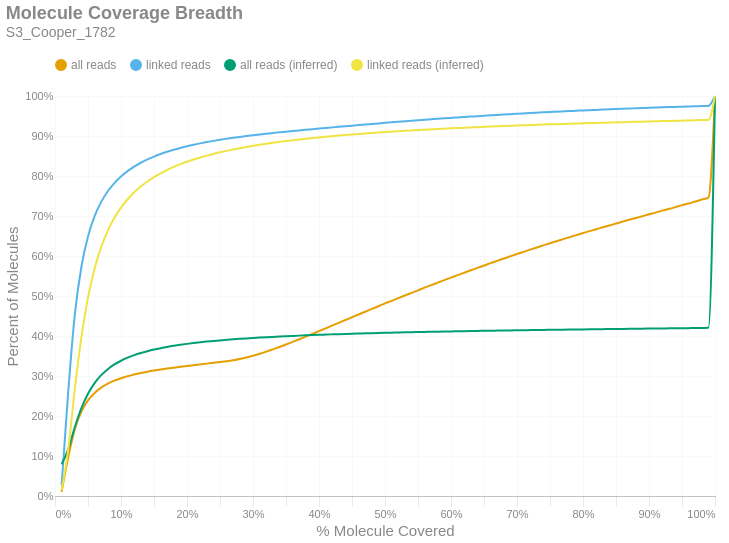

This figure's notebook cell:
### Markdown cell above
### Molecule Read Coverage
This chart shows molecule coverage breadth as computed by the number of bases aligned to that molecule. In other words, "*how much of each unique long molecule is actually sequenced/aligned?*" Keep in mind there is a distinction between sequences and alignments, since some sequences belonging to a particular molecule may not align well and wouldn't appear in the alignment data. This chart also shows molecule coverage breadth as computed by the *inferred fragment* from which the aligned sequences originate. Unlike read coverage, this calculation takes into account the total insert size, including unsequenced gaps between the forward and reverse reads. Like the previous figures, these are cumulative percents.

### Code cell
if SKIPLR:
    print_html(f"Skipped")
else:
    binned_df = consolidated_hist(valids['coverage_bp'], mask, 0.01, True)
    binned_df_inf = consolidated_hist(valids['coverage_inserts'], mask, 0.01, True)
    binned_df = binned_df.with_columns(pl.lit(binned_df_inf['all reads (cumsum)']).alias('all reads (inferred)'))
    binned_df = binned_df.with_columns(pl.lit(binned_df_inf['linked reads (cumsum)']).alias('linked reads (inferred)'))
    binned_df = binned_df.with_columns(
        (pl.col('bin').cast(pl.Float64) + 0.01).alias('right_edge')
    )

    with SafeRender(binned_df):
        (
            density_plot(binned_df, 'Molecule Coverage Breadth', samplename, 'molcov', ['all reads (inferred)','linked reads (inferred)'])
            .encode(
                #x=alt.X('bin:Q', title="% Molecule Covered").axis(format = '%').scale(padding=0),
                x=alt.X('right_edge:Q', title="% Molecule Covered").axis(format='%').scale(padding=0),
                y=alt.Y('value:Q', title='Percent of Molecules')
                    .axis(format='%')
                    .stack(False)
                    .scale(domainMin=0, padding=0),
                color=alt.Color("key:N").scale(domain = ["all reads", "linked reads", "all reads (inferred)", "linked reads (inferred)"]),
                tooltip = [
                    alt.Tooltip("key:N", title = "Data Type"),
                    alt.Tooltip("range_label:N", title="% Molecule Covered"),
                    alt.Tooltip("value:Q", format = ".2%", title="% Molecules")
                ]
            )
        ).display()

### Figure 1 — Vega-Lite specification as saved in the notebook (floating-point values rounded to 4 significant figures)
{"width": "container", "height": 400, "config": {"title": {"anchor": "start", "dy": -15, "fontSize": 18, "color": "#888888", "subtitleColor": "#888888", "subtitleFontSize": 14}, "arc": {"fill": "#0072B2"}, "axis": {"domainColor": "#888888", "domainWidth": 0.5, "gridWidth": 0.2, "grid": false, "titleFontWeight": 400, "titleFontSize": 15, "labelFontSize": 11, "labelColor": "#888888", "tickColor": "#888888", "tickWidth": 0.2, "titleColor": "#888888"}, "axisBand": {"grid": false}, "axisX": {"grid": true, "tickSize": 10, "domainCap": "round"}, "axisY": {"domain": false, "grid": true, "tickSize": 0, "domainCap": "round"}, "background": "transparent", "header": {"labelFontSize": 15, "labelColor": "#888888", "titleFontSize": 15, "titleFontWeight": 600, "titleColor": "#888888"}, "legend": {"labelFont": "sans-serif", "labelFontSize": 12, "labelColor": "#888888", "symbolSize": 100, "symbolType": "circle", "titleFontSize": 12, "titlePadding": 10, "titleColor": "#888888", "title": null, "orient": "top"}, "range": {"category": ["#E69F00", "#56B4E9", "#009E73", "#F0E442", "#0072B2", "#D55E00", "#CC79A7", "#000000"], "diverging": ["#cfe8f3", "#a2d4ec", "#73bfe2", "#46abdb", "#1696d2", "#12719e"]}, "area": {"fill": "#0072B2", "fillOpacity": 0.7, "line": true, "strokeOpacity": 0.7}, "line": {"color": "#0072B2", "stroke": "#0072B2", "strokeWidth": 2}, "trail": {"color": "#0072B2", "stroke": "#0072B2", "strokeWidth": 0, "size": 1}, "point": {"filled": true, "fillOpacity": 1.0, "size": 95}, "text": {"color": "#888888", "fontSize": 11, "align": "right", "fontWeight": 400, "size": 11}, "bar": {"fill": "#0072B2", "stroke": null}, "view": {"stroke": null, "continuousWidth": 660, "continuousHeight": 400}}, "data": {"name": "data-2d74115622be972499eb2e800062edb1"}, "mark": {"type": "line", "interpolate": "monotone", "point": {"opacity": 0, "size": 275}}, "encoding": {"color": {"field": "key", "scale": {"domain": ["all reads", "linked reads", "all reads (inferred)", "linked reads (inferred)"]}, "type": "nominal"}, "tooltip": [{"field": "key", "title": "Data Type", "type": "nominal"}, {"field": "range_label", "title": "% Molecule Covered", "type": "nominal"}, {"field": "value", "format": ".2%", "title": "% Molecules", "type": "quantitative"}], "x": {"axis": {"format": "%"}, "field": "right_edge", "scale": {"padding": 0}, "title": "% Molecule Covered", "type": "quantitative"}, "y": {"axis": {"format": "%"}, "field": "value", "scale": {"domainMin": 0, "padding": 0}, "stack": false, "title": "Percent of Molecules", "type": "quantitative"}}, "params": [{"name": "param_c36ac31b6afebe62", "select": {"type": "point", "fields": ["key"]}, "bind": "legend"}], "title": {"text": "Molecule Coverage Breadth", "subtitle": "S3_Cooper_1782"}, "transform": [{"fold": ["all reads (cumsum)", "linked reads (cumsum)", "all reads (inferred)", "linked reads (inferred)"]}, {"calculate": "replace(datum.key, ' (cumsum)', '')", "as": "key"}, {"filter": {"param": "param_c36ac31b6afebe62"}}], "usermeta": {"embedOptions": {"downloadFileName": "S3_Cooper_1782.molcov"}}, "$schema": "https://vega.github.io/schema/vega-lite/v6.1.0.json", "datasets": {"data-2d74115622be972499eb2e800062edb1": [{"bin": "0.0", "interval": "0.0-0.01", "all reads": 0.01034, "linked reads": 0.02655, "all reads (cumsum)": 0.01034, "linked reads (cumsum)": 0.02655, "range_label": "0.0-0.01", "all reads (inferred)": 0.07901, "linked reads (inferred)": 0.01463, "right_edge": 0.01}, {"bin": "0.01", "interval": "0.01-0.02", "all reads": 0.08609, "linked reads": 0.2338, "all reads (cumsum)": 0.09643, "linked reads (cumsum)": 0.2603, "range_label": "0.01-0.02", "all reads (inferred)": 0.1166, "linked reads (inferred)": 0.1153, "right_edge": 0.02}, {"bin": "0.02", "interval": "0.02-0.03", "all reads": 0.0706, "linked reads": 0.1927, "all reads (cumsum)": 0.167, "linked reads (cumsum)": 0.4531, "range_label": "0.02-0.03", "all reads (inferred)": 0.1719, "linked reads (inferred)": 0.2664, "right_edge": 0.03}, {"bin": "0.03", "interval": "0.03-0.04", "all reads": 0.04403, "linked reads": 0.12, "all reads (cumsum)": 0.2111, "linked reads (cumsum)": 0.573, "range_label": "0.03-0.04", "all reads (inferred)": 0.2196, "linked reads (inferred)": 0.397, "right_edge": 0.04}, {"bin": "0.04", "interval": "0.04-0.05", "all reads": 0.02791, "linked reads": 0.0759, "all reads (cumsum)": 0.239, "linked reads (cumsum)": 0.6489, "range_label": "0.04-0.05", "all reads (inferred)": 0.2557, "linked reads (inferred)": 0.4958, "right_edge": 0.05}, {"bin": "0.05", "interval": "0.05-0.06", "all reads": 0.01868, "linked reads": 0.05059, "all reads (cumsum)": 0.2576, "linked reads (cumsum)": 0.6995, "range_label": "0.05-0.06", "all reads (inferred)": 0.2824, "linked reads (inferred)": 0.5687, "right_edge": 0.06}, {"bin": "0.06", "interval": "0.06-0.07", "all reads": 0.01323, "linked reads": 0.03576, "all reads (cumsum)": 0.2709, "linked reads (cumsum)": 0.7353, "range_label": "0.06-0.07", "all reads (inferred)": 0.3021, "linked reads (inferred)": 0.6226, "right_edge": 0.07}, {"bin": "0.07", "interval": "0.07-0.08", "all reads": 0.00983, "linked reads": 0.02651, "all reads (cumsum)": 0.2807, "linked reads (cumsum)": 0.7618, "range_label": "0.07-0.08", "all reads (inferred)": 0.3171, "linked reads (inferred)": 0.6636, "right_edge": 0.08}, {"bin": "0.08", "interval": "0.08-0.09", "all reads": 0.007641, "linked reads": 0.02049, "all reads (cumsum)": 0.2883, "linked reads (cumsum)": 0.7823, "range_label": "0.08-0.09", "all reads (inferred)": 0.3289, "linked reads (inferred)": 0.6957, "right_edge": 0.09}, {"bin": "0.09", "interval": "0.09-0.1", "all reads": 0.00615, "linked reads": 0.01638, "all reads (cumsum)": 0.2945, "linked reads (cumsum)": 0.7987, "range_label": "0.09-0.1", "all reads (inferred)": 0.3382, "linked reads (inferred)": 0.7211, "right_edge": 0.1}, {"bin": "0.1", "interval": "0.1-0.11", "all reads": 0.005085, "linked reads": 0.0135, "all reads (cumsum)": 0.2996, "linked reads (cumsum)": 0.8122, "range_label": "0.1-0.11", "all reads (inferred)": 0.3458, "linked reads (inferred)": 0.7419, "right_edge": 0.11}, {"bin": "0.11", "interval": "0.11-0.12", "all reads": 0.004298, "linked reads": 0.01132, "all reads (cumsum)": 0.3039, "linked reads (cumsum)": 0.8235, "range_label": "0.11-0.12", "all reads (inferred)": 0.3521, "linked reads (inferred)": 0.7592, "right_edge": 0.12}, {"bin": "0.12", "interval": "0.12-0.13", "all reads": 0.003669, "linked reads": 0.009629, "all reads (cumsum)": 0.3076, "linked reads (cumsum)": 0.8331, "range_label": "0.12-0.13", "all reads (inferred)": 0.3575, "linked reads (inferred)": 0.7737, "right_edge": 0.13}, {"bin": "0.13", "interval": "0.13-0.14", "all reads": 0.003188, "linked reads": 0.008262, "all reads (cumsum)": 0.3107, "linked reads (cumsum)": 0.8414, "range_label": "0.13-0.14", "all reads (inferred)": 0.3621, "linked reads (inferred)": 0.7862, "right_edge": 0.14}, {"bin": "0.14", "interval": "0.14-0.15", "all reads": 0.002799, "linked reads": 0.007153, "all reads (cumsum)": 0.3135, "linked reads (cumsum)": 0.8485, "range_label": "0.14-0.15", "all reads (inferred)": 0.3661, "linked reads (inferred)": 0.7972, "right_edge": 0.15}, {"bin": "0.15", "interval": "0.15-0.16", "all reads": 0.002551, "linked reads": 0.006313, "all reads (cumsum)": 0.3161, "linked reads (cumsum)": 0.8549, "range_label": "0.15-0.16", "all reads (inferred)": 0.3696, "linked reads (inferred)": 0.8067, "right_edge": 0.16}, {"bin": "0.16", "interval": "0.16-0.17", "all reads": 0.002408, "linked reads": 0.005701, "all reads (cumsum)": 0.3185, "linked reads (cumsum)": 0.8606, "range_label": "0.16-0.17", "all reads (inferred)": 0.3728, "linked reads (inferred)": 0.8152, "right_edge": 0.17}, {"bin": "0.17", "interval": "0.17-0.18", "all reads": 0.002269, "linked reads": 0.005093, "all reads (cumsum)": 0.3208, "linked reads (cumsum)": 0.8657, "range_label": "0.17-0.18", "all reads (inferred)": 0.3755, "linked reads (inferred)": 0.8227, "right_edge": 0.18}, {"bin": "0.18", "interval": "0.18-0.19", "all reads": 0.002159, "linked reads": 0.004546, "all reads (cumsum)": 0.3229, "linked reads (cumsum)": 0.8702, "range_label": "0.18-0.19", "all reads (inferred)": 0.3781, "linked reads (inferred)": 0.8295, "right_edge": 0.19}, {"bin": "0.19", "interval": "0.19-0.2", "all reads": 0.002085, "linked reads": 0.004178, "all reads (cumsum)": 0.325, "linked reads (cumsum)": 0.8744, "range_label": "0.19-0.2", "all reads (inferred)": 0.3803, "linked reads (inferred)": 0.8356, "right_edge": 0.2}, {"bin": "0.2", "interval": "0.2-0.21", "all reads": 0.002021, "linked reads": 0.00378, "all reads (cumsum)": 0.327, "linked reads (cumsum)": 0.8782, "range_label": "0.2-0.21", "all reads (inferred)": 0.3824, "linked reads (inferred)": 0.8412, "right_edge": 0.21}, {"bin": "0.21", "interval": "0.21-0.22", "all reads": 0.001965, "linked reads": 0.003423, "all reads (cumsum)": 0.329, "linked reads (cumsum)": 0.8816, "range_label": "0.21-0.22", "all reads (inferred)": 0.3842, "linked reads (inferred)": 0.8463, "right_edge": 0.22}, {"bin": "0.22", "interval": "0.22-0.23", "all reads": 0.001953, "linked reads": 0.003176, "all reads (cumsum)": 0.3309, "linked reads (cumsum)": 0.8848, "range_label": "0.22-0.23", "all reads (inferred)": 0.386, "linked reads (inferred)": 0.851, "right_edge": 0.23}, {"bin": "0.23", "interval": "0.23-0.24", "all reads": 0.002008, "linked reads": 0.00302, "all reads (cumsum)": 0.333, "linked reads (cumsum)": 0.8878, "range_label": "0.23-0.24", "all reads (inferred)": 0.3876, "linked reads (inferred)": 0.8552, "right_edge": 0.24}, {"bin": "0.24", "interval": "0.24-0.25", "all reads": 0.002039, "linked reads": 0.002809, "all reads (cumsum)": 0.335, "linked reads (cumsum)": 0.8906, "range_label": "0.24-0.25", "all reads (inferred)": 0.389, "linked reads (inferred)": 0.8592, "right_edge": 0.25}, {"bin": "0.25", "interval": "0.25-0.26", "all reads": 0.002078, "linked reads": 0.002528, "all reads (cumsum)": 0.3371, "linked reads (cumsum)": 0.8931, "range_label": "0.25-0.26", "all reads (inferred)": 0.3904, "linked reads (inferred)": 0.8628, "right_edge": 0.26}, {"bin": "0.26", "interval": "0.26-0.27", "all reads": 0.002455, "linked reads": 0.002417, "all reads (cumsum)": 0.3395, "linked reads (cumsum)": 0.8955, "range_label": "0.26-0.27", "all reads (inferred)": 0.3916, "linked reads (inferred)": 0.8663, "right_edge": 0.27}, {"bin": "0.27", "interval": "0.27-0.28", "all reads": 0.003039, "linked reads": 0.002252, "all reads (cumsum)": 0.3426, "linked reads (cumsum)": 0.8978, "range_label": "0.27-0.28", "all reads (inferred)": 0.3928, "linked reads (inferred)": 0.8695, "right_edge": 0.28}, {"bin": "0.28", "interval": "0.28-0.29", "all reads": 0.003662, "linked reads": 0.002123, "all reads (cumsum)": 0.3462, "linked reads (cumsum)": 0.8999, "range_label": "0.28-0.29", "all reads (inferred)": 0.394, "linked reads (inferred)": 0.8725, "right_edge": 0.29}, {"bin": "0.29", "interval": "0.29-0.3", "all reads": 0.004375, "linked reads": 0.002029, "all reads (cumsum)": 0.3506, "linked reads (cumsum)": 0.9019, "range_label": "0.29-0.3", "all reads (inferred)": 0.395, "linked reads (inferred)": 0.8753, "right_edge": 0.3}, {"bin": "0.3", "interval": "0.3-0.31", "all reads": 0.00484, "linked reads": 0.001941, "all reads (cumsum)": 0.3554, "linked reads (cumsum)": 0.9039, "range_label": "0.3-0.31", "all reads (inferred)": 0.396, "linked reads (inferred)": 0.878, "right_edge": 0.31}, {"bin": "0.31", "interval": "0.31-0.32", "all reads": 0.005374, "linked reads": 0.001855, "all reads (cumsum)": 0.3608, "linked reads (cumsum)": 0.9057, "range_label": "0.31-0.32", "all reads (inferred)": 0.3969, "linked reads (inferred)": 0.8805, "right_edge": 0.32}, {"bin": "0.32", "interval": "0.32-0.33", "all reads": 0.005798, "linked reads": 0.001739, "all reads (cumsum)": 0.3666, "linked reads (cumsum)": 0.9075, "range_label": "0.32-0.33", "all reads (inferred)": 0.3978, "linked reads (inferred)": 0.8829, "right_edge": 0.33}, {"bin": "0.33", "interval": "0.33-0.34", "all reads": 0.005982, "linked reads": 0.001716, "all reads (cumsum)": 0.3726, "linked reads (cumsum)": 0.9092, "range_label": "0.33-0.34", "all reads (inferred)": 0.3986, "linked reads (inferred)": 0.8851, "right_edge": 0.34}, {"bin": "0.34", "interval": "0.34-0.35", "all reads": 0.006192, "linked reads": 0.001634, "all reads (cumsum)": 0.3788, "linked reads (cumsum)": 0.9108, "range_label": "0.34-0.35", "all reads (inferred)": 0.3994, "linked reads (inferred)": 0.8873, "right_edge": 0.35}, {"bin": "0.35", "interval": "0.35-0.36", "all reads": 0.006451, "linked reads": 0.00164, "all reads (cumsum)": 0.3852, "linked reads (cumsum)": 0.9125, "range_label": "0.35-0.36", "all reads (inferred)": 0.4002, "linked reads (inferred)": 0.8893, "right_edge": 0.36}, {"bin": "0.36", "interval": "0.36-0.37", "all reads": 0.006567, "linked reads": 0.001585, "all reads (cumsum)": 0.3918, "linked reads (cumsum)": 0.914, "range_label": "0.36-0.37", "all reads (inferred)": 0.4009, "linked reads (inferred)": 0.8913, "right_edge": 0.37}, {"bin": "0.37", "interval": "0.37-0.38", "all reads": 0.006708, "linked reads": 0.001509, "all reads (cumsum)": 0.3985, "linked reads (cumsum)": 0.9156, "range_label": "0.37-0.38", "all reads (inferred)": 0.4016, "linked reads (inferred)": 0.8931, "right_edge": 0.38}, {"bin": "0.38", "interval": "0.38-0.39", "all reads": 0.006827, "linked reads": 0.001563, "all reads (cumsum)": 0.4053, "linked reads (cumsum)": 0.9171, "range_label": "0.38-0.39", "all reads (inferred)": 0.4023, "linked reads (inferred)": 0.8949, "right_edge": 0.39}, {"bin": "0.39", "interval": "0.39-0.4", "all reads": 0.006928, "linked reads": 0.00152, "all reads (cumsum)": 0.4123, "linked reads (cumsum)": 0.9186, "range_label": "0.39-0.4", "all reads (inferred)": 0.4029, "linked reads (inferred)": 0.8965, "right_edge": 0.4}, {"bin": "0.4", "interval": "0.4-0.41", "all reads": 0.006813, "linked reads": 0.00145, "all reads (cumsum)": 0.4191, "linked reads (cumsum)": 0.9201, "range_label": "0.4-0.41", "all reads (inferred)": 0.4035, "linked reads (inferred)": 0.8981, "right_edge": 0.41}, {"bin": "0.41", "interval": "0.41-0.42", "all reads": 0.00695, "linked reads": 0.001479, "all reads (cumsum)": 0.426, "linked reads (cumsum)": 0.9216, "range_label": "0.41-0.42", "all reads (inferred)": 0.4041, "linked reads (inferred)": 0.8996, "right_edge": 0.42}, {"bin": "0.42", "interval": "0.42-0.43", "all reads": 0.006968, "linked reads": 0.001432, "all reads (cumsum)": 0.433, "linked reads (cumsum)": 0.923, "range_label": "0.42-0.43", "all reads (inferred)": 0.4046, "linked reads (inferred)": 0.9011, "right_edge": 0.43}, {"bin": "0.43", "interval": "0.43-0.44", "all reads": 0.006906, "linked reads": 0.001407, "all reads (cumsum)": 0.4399, "linked reads (cumsum)": 0.9244, "range_label": "0.43-0.44", "all reads (inferred)": 0.4051, "linked reads (inferred)": 0.9025, "right_edge": 0.44}, {"bin": "0.44", "interval": "0.44-0.45", "all reads": 0.006978, "linked reads": 0.001444, "all reads (cumsum)": 0.4469, "linked reads (cumsum)": 0.9258, "range_label": "0.44-0.45", "all reads (inferred)": 0.4056, "linked reads (inferred)": 0.9038, "right_edge": 0.45}, {"bin": "0.45", "interval": "0.45-0.46", "all reads": 0.006967, "linked reads": 0.001425, "all reads (cumsum)": 0.4539, "linked reads (cumsum)": 0.9273, "range_label": "0.45-0.46", "all reads (inferred)": 0.4061, "linked reads (inferred)": 0.9051, "right_edge": 0.46}, {"bin": "0.46", "interval": "0.46-0.47", "all reads": 0.006861, "linked reads": 0.001392, "all reads (cumsum)": 0.4607, "linked reads (cumsum)": 0.9287, "range_label": "0.46-0.47", "all reads (inferred)": 0.4066, "linked reads (inferred)": 0.9063, "right_edge": 0.47}, {"bin": "0.47", "interval": "0.47-0.48", "all reads": 0.006932, "linked reads": 0.001407, "all reads (cumsum)": 0.4676, "linked reads (cumsum)": 0.9301, "range_label": "0.47-0.48", "all reads (inferred)": 0.4071, "linked reads (inferred)": 0.9076, "right_edge": 0.48}, {"bin": "0.48", "interval": "0.48-0.49", "all reads": 0.006624, "linked reads": 0.001393, "all reads (cumsum)": 0.4743, "linked reads (cumsum)": 0.9315, "range_label": "0.48-0.49", "all reads (inferred)": 0.4075, "linked reads (inferred)": 0.9087, "right_edge": 0.49}, {"bin": "0.49", "interval": "0.49-0.5", "all reads": 0.007261, "linked reads": 0.001418, "all reads (cumsum)": 0.4815, "linked reads (cumsum)": 0.9329, "range_label": "0.49-0.5", "all reads (inferred)": 0.4079, "linked reads (inferred)": 0.9098, "right_edge": 0.5}, {"bin": "0.5", "interval": "0.5-0.51", "all reads": 0.006187, "linked reads": 0.001294, "all reads (cumsum)": 0.4877, "linked reads (cumsum)": 0.9342, "range_label": "0.5-0.51", "all reads (inferred)": 0.4083, "linked reads (inferred)": 0.9108, "right_edge": 0.51}, {"bin": "0.51", "interval": "0.51-0.52", "all reads": 0.006876, "linked reads": 0.001321, "all reads (cumsum)": 0.4946, "linked reads (cumsum)": 0.9355, "range_label": "0.51-0.52", "all reads (inferred)": 0.4087, "linked reads (inferred)": 0.9119, "right_edge": 0.52}, {"bin": "0.52", "interval": "0.52-0.53", "all reads": 0.006565, "linked reads": 0.00129, "all reads (cumsum)": 0.5012, "linked reads (cumsum)": 0.9368, "range_label": "0.52-0.53", "all reads (inferred)": 0.4091, "linked reads (inferred)": 0.9129, "right_edge": 0.53}, {"bin": "0.53", "interval": "0.53-0.54", "all reads": 0.006604, "linked reads": 0.001276, "all reads (cumsum)": 0.5078, "linked reads (cumsum)": 0.9381, "range_label": "0.53-0.54", "all reads (inferred)": 0.4095, "linked reads (inferred)": 0.9139, "right_edge": 0.54}, {"bin": "0.54", "interval": "0.54-0.55", "all reads": 0.006432, "linked reads": 0.001224, "all reads (cumsum)": 0.5142, "linked reads (cumsum)": 0.9393, "range_label": "0.54-0.55", "all reads (inferred)": 0.4098, "linked reads (inferred)": 0.9149, "right_edge": 0.55}, {"bin": "0.55", "interval": "0.55-0.56", "all reads": 0.006567, "linked reads": 0.001255, "all reads (cumsum)": 0.5208, "linked reads (cumsum)": 0.9405, "range_label": "0.55-0.56", "all reads (inferred)": 0.4102, "linked reads (inferred)": 0.9158, "right_edge": 0.56}, {"bin": "0.56", "interval": "0.56-0.57", "all reads": 0.006406, "linked reads": 0.00122, "all reads (cumsum)": 0.5272, "linked reads (cumsum)": 0.9418, "range_label": "0.56-0.57", "all reads (inferred)": 0.4105, "linked reads (inferred)": 0.9166, "right_edge": 0.57}, {"bin": "0.57", "interval": "0.57-0.58", "all reads": 0.006255, "linked reads": 0.001229, "all reads (cumsum)": 0.5334, "linked reads (cumsum)": 0.943, "range_label": "0.57-0.58", "all reads (inferred)": 0.4109, "linked reads (inferred)": 0.9175, "right_edge": 0.58}, {"bin": "0.58", "interval": "0.58-0.59", "all reads": 0.006314, "linked reads": 0.00117, "all reads (cumsum)": 0.5397, "linked reads (cumsum)": 0.9442, "range_label": "0.58-0.59", "all reads (inferred)": 0.4112, "linked reads (inferred)": 0.9183, "right_edge": 0.59}, {"bin": "0.59", "interval": "0.59-0.6", "all reads": 0.006357, "linked reads": 0.001139, "all reads (cumsum)": 0.5461, "linked reads (cumsum)": 0.9453, "range_label": "0.59-0.6", "all reads (inferred)": 0.4115, "linked reads (inferred)": 0.9192, "right_edge": 0.6}, {"bin": "0.6", "interval": "0.6-0.61", "all reads": 0.005956, "linked reads": 0.001104, "all reads (cumsum)": 0.5521, "linked reads (cumsum)": 0.9464, "range_label": "0.6-0.61", "all reads (inferred)": 0.4118, "linked reads (inferred)": 0.92, "right_edge": 0.61}, {"bin": "0.61", "interval": "0.61-0.62", "all reads": 0.006215, "linked reads": 0.001101, "all reads (cumsum)": 0.5583, "linked reads (cumsum)": 0.9475, "range_label": "0.61-0.62", "all reads (inferred)": 0.4121, "linked reads (inferred)": 0.9207, "right_edge": 0.62}, {"bin": "0.62", "interval": "0.62-0.63", "all reads": 0.006002, "linked reads": 0.001075, "all reads (cumsum)": 0.5643, "linked reads (cumsum)": 0.9486, "range_label": "0.62-0.63", "all reads (inferred)": 0.4124, "linked reads (inferred)": 0.9215, "right_edge": 0.63}, {"bin": "0.63", "interval": "0.63-0.64", "all reads": 0.006057, "linked reads": 0.001095, "all reads (cumsum)": 0.5703, "linked reads (cumsum)": 0.9497, "range_label": "0.63-0.64", "all reads (inferred)": 0.4127, "linked reads (inferred)": 0.9222, "right_edge": 0.64}, {"bin": "0.64", "interval": "0.64-0.65", "all reads": 0.005849, "linked reads": 0.0009967, "all reads (cumsum)": 0.5762, "linked reads (cumsum)": 0.9507, "range_label": "0.64-0.65", "all reads (inferred)": 0.413, "linked reads (inferred)": 0.9229, "right_edge": 0.65}, {"bin": "0.65", "interval": "0.65-0.66", "all reads": 0.00604, "linked reads": 0.001018, "all reads (cumsum)": 0.5822, "linked reads (cumsum)": 0.9517, "range_label": "0.65-0.66", "all reads (inferred)": 0.4132, "linked reads (inferred)": 0.9236, "right_edge": 0.66}, {"bin": "0.66", "interval": "0.66-0.67", "all reads": 0.005685, "linked reads": 0.0009999, "all reads (cumsum)": 0.5879, "linked reads (cumsum)": 0.9527, "range_label": "0.66-0.67", "all reads (inferred)": 0.4135, "linked reads (inferred)": 0.9243, "right_edge": 0.67}, {"bin": "0.67", "interval": "0.67-0.68", "all reads": 0.00575, "linked reads": 0.000976, "all reads (cumsum)": 0.5936, "linked reads (cumsum)": 0.9537, "range_label": "0.67-0.68", "all reads (inferred)": 0.4138, "linked reads (inferred)": 0.9249, "right_edge": 0.68}, {"bin": "0.68", "interval": "0.68-0.69", "all reads": 0.005619, "linked reads": 0.0009384, "all reads (cumsum)": 0.5993, "linked reads (cumsum)": 0.9546, "range_label": "0.68-0.69", "all reads (inferred)": 0.414, "linked reads (inferred)": 0.9255, "right_edge": 0.69}, {"bin": "0.69", "interval": "0.69-0.7", "all reads": 0.005656, "linked reads": 0.000936, "all reads (cumsum)": 0.6049, "linked reads (cumsum)": 0.9555, "range_label": "0.69-0.7", "all reads (inferred)": 0.4143, "linked reads (inferred)": 0.9262, "right_edge": 0.7}, {"bin": "0.7", "interval": "0.7-0.71", "all reads": 0.005482, "linked reads": 0.0009205, "all reads (cumsum)": 0.6104, "linked reads (cumsum)": 0.9565, "range_label": "0.7-0.71", "all reads (inferred)": 0.4145, "linked reads (inferred)": 0.9268, "right_edge": 0.71}, {"bin": "0.71", "interval": "0.71-0.72", "all reads": 0.005431, "linked reads": 0.000911, "all reads (cumsum)": 0.6158, "linked reads (cumsum)": 0.9574, "range_label": "0.71-0.72", "all reads (inferred)": 0.4148, "linked reads (inferred)": 0.9274, "right_edge": 0.72}, {"bin": "0.72", "interval": "0.72-0.73", "all reads": 0.0054, "linked reads": 0.0008622, "all reads (cumsum)": 0.6212, "linked reads (cumsum)": 0.9582, "range_label": "0.72-0.73", "all reads (inferred)": 0.415, "linked reads (inferred)": 0.928, "right_edge": 0.73}, {"bin": "0.73", "interval": "0.73-0.74", "all reads": 0.00527, "linked reads": 0.0008787, "all reads (cumsum)": 0.6265, "linked reads (cumsum)": 0.9591, "range_label": "0.73-0.74", "all reads (inferred)": 0.4152, "linked reads (inferred)": 0.9285, "right_edge": 0.74}, {"bin": "0.74", "interval": "0.74-0.75", "all reads": 0.005491, "linked reads": 0.0008337, "all reads (cumsum)": 0.632, "linked reads (cumsum)": 0.9599, "range_label": "0.74-0.75", "all reads (inferred)": 0.4155, "linked reads (inferred)": 0.9291, "right_edge": 0.75}, {"bin": "0.75", "interval": "0.75-0.76", "all reads": 0.005061, "linked reads": 0.000788, "all reads (cumsum)": 0.6371, "linked reads (cumsum)": 0.9607, "range_label": "0.75-0.76", "all reads (inferred)": 0.4157, "linked reads (inferred)": 0.9296, "right_edge": 0.76}, {"bin": "0.76", "interval": "0.76-0.77", "all reads": 0.005189, "linked reads": 0.0008081, "all reads (cumsum)": 0.6422, "linked reads (cumsum)": 0.9615, "range_label": "0.76-0.77", "all reads (inferred)": 0.4159, "linked reads (inferred)": 0.9302, "right_edge": 0.77}, {"bin": "0.77", "interval": "0.77-0.78", "all reads": 0.005016, "linked reads": 0.0007898, "all reads (cumsum)": 0.6473, "linked reads (cumsum)": 0.9623, "range_label": "0.77-0.78", "all reads (inferred)": 0.4161, "linked reads (inferred)": 0.9307, "right_edge": 0.78}, {"bin": "0.78", "interval": "0.78-0.79", "all reads": 0.004939, "linked reads": 0.0007483, "all reads (cumsum)": 0.6522, "linked reads (cumsum)": 0.9631, "range_label": "0.78-0.79", "all reads (inferred)": 0.4163, "linked reads (inferred)": 0.9312, "right_edge": 0.79}, {"bin": "0.79", "interval": "0.79-0.8", "all reads": 0.005189, "linked reads": 0.0007933, "all reads (cumsum)": 0.6574, "linked reads (cumsum)": 0.9639, "range_label": "0.79-0.8", "all reads (inferred)": 0.4165, "linked reads (inferred)": 0.9317, "right_edge": 0.8}, {"bin": "0.8", "interval": "0.8-0.81", "all reads": 0.004708, "linked reads": 0.0006992, "all reads (cumsum)": 0.6621, "linked reads (cumsum)": 0.9646, "range_label": "0.8-0.81", "all reads (inferred)": 0.4168, "linked reads (inferred)": 0.9322, "right_edge": 0.81}, {"bin": "0.81", "interval": "0.81-0.82", "all reads": 0.004782, "linked reads": 0.000716, "all reads (cumsum)": 0.6669, "linked reads (cumsum)": 0.9653, "range_label": "0.81-0.82", "all reads (inferred)": 0.417, "linked reads (inferred)": 0.9327, "right_edge": 0.82}, {"bin": "0.82", "interval": "0.82-0.83", "all reads": 0.004812, "linked reads": 0.0007108, "all reads (cumsum)": 0.6717, "linked reads (cumsum)": 0.966, "range_label": "0.82-0.83", "all reads (inferred)": 0.4172, "linked reads (inferred)": 0.9332, "right_edge": 0.83}, {"bin": "0.83", "interval": "0.83-0.84", "all reads": 0.004748, "linked reads": 0.0007174, "all reads (cumsum)": 0.6764, "linked reads (cumsum)": 0.9667, "range_label": "0.83-0.84", "all reads (inferred)": 0.4174, "linked reads (inferred)": 0.9337, "right_edge": 0.84}, {"bin": "0.84", "interval": "0.84-0.85", "all reads": 0.004704, "linked reads": 0.0006819, "all reads (cumsum)": 0.6811, "linked reads (cumsum)": 0.9674, "range_label": "0.84-0.85", "all reads (inferred)": 0.4176, "linked reads (inferred)": 0.9341, "right_edge": 0.85}, {"bin": "0.85", "interval": "0.85-0.86", "all reads": 0.004699, "linked reads": 0.0006573, "all reads (cumsum)": 0.6858, "linked reads (cumsum)": 0.9681, "range_label": "0.85-0.86", "all reads (inferred)": 0.4178, "linked reads (inferred)": 0.9346, "right_edge": 0.86}, {"bin": "0.86", "interval": "0.86-0.87", "all reads": 0.004579, "linked reads": 0.0006342, "all reads (cumsum)": 0.6904, "linked reads (cumsum)": 0.9687, "range_label": "0.86-0.87", "all reads (inferred)": 0.418, "linked reads (inferred)": 0.9351, "right_edge": 0.87}, {"bin": "0.87", "interval": "0.87-0.88", "all reads": 0.004615, "linked reads": 0.0006032, "all reads (cumsum)": 0.695, "linked reads (cumsum)": 0.9693, "range_label": "0.87-0.88", "all reads (inferred)": 0.4181, "linked reads (inferred)": 0.9355, "right_edge": 0.88}, {"bin": "0.88", "interval": "0.88-0.89", "all reads": 0.004508, "linked reads": 0.0006043, "all reads (cumsum)": 0.6995, "linked reads (cumsum)": 0.9699, "range_label": "0.88-0.89", "all reads (inferred)": 0.4183, "linked reads (inferred)": 0.9359, "right_edge": 0.89}, {"bin": "0.89", "interval": "0.89-0.9", "all reads": 0.004642, "linked reads": 0.0006117, "all reads (cumsum)": 0.7042, "linked reads (cumsum)": 0.9705, "range_label": "0.89-0.9", "all reads (inferred)": 0.4185, "linked reads (inferred)": 0.9363, "right_edge": 0.9}, {"bin": "0.9", "interval": "0.9-0.91", "all reads": 0.004303, "linked reads": 0.0005674, "all reads (cumsum)": 0.7085, "linked reads (cumsum)": 0.9711, "range_label": "0.9-0.91", "all reads (inferred)": 0.4187, "linked reads (inferred)": 0.9368, "right_edge": 0.91}, {"bin": "0.91", "interval": "0.91-0.92", "all reads": 0.004891, "linked reads": 0.0005642, "all reads (cumsum)": 0.7134, "linked reads (cumsum)": 0.9716, "range_label": "0.91-0.92", "all reads (inferred)": 0.4189, "linked reads (inferred)": 0.9372, "right_edge": 0.92}, {"bin": "0.92", "interval": "0.92-0.93", "all reads": 0.004214, "linked reads": 0.0005558, "all reads (cumsum)": 0.7176, "linked reads (cumsum)": 0.9722, "range_label": "0.92-0.93", "all reads (inferred)": 0.4191, "linked reads (inferred)": 0.9376, "right_edge": 0.93}, {"bin": "0.93", "interval": "0.93-0.94", "all reads": 0.004574, "linked reads": 0.0005217, "all reads (cumsum)": 0.7222, "linked reads (cumsum)": 0.9727, "range_label": "0.93-0.94", "all reads (inferred)": 0.4193, "linked reads (inferred)": 0.938, "right_edge": 0.94}, {"bin": "0.94", "interval": "0.94-0.95", "all reads": 0.004935, "linked reads": 0.0005382, "all reads (cumsum)": 0.7271, "linked reads (cumsum)": 0.9733, "range_label": "0.94-0.95", "all reads (inferred)": 0.4195, "linked reads (inferred)": 0.9384, "right_edge": 0.95}, {"bin": "0.95", "interval": "0.95-0.96", "all reads": 0.004108, "linked reads": 0.0005172, "all reads (cumsum)": 0.7312, "linked reads (cumsum)": 0.9738, "range_label": "0.95-0.96", "all reads (inferred)": 0.4197, "linked reads (inferred)": 0.9388, "right_edge": 0.96}, {"bin": "0.96", "interval": "0.96-0.97", "all reads": 0.004838, "linked reads": 0.0005056, "all reads (cumsum)": 0.7361, "linked reads (cumsum)": 0.9743, "range_label": "0.96-0.97", "all reads (inferred)": 0.4199, "linked reads (inferred)": 0.9392, "right_edge": 0.97}, {"bin": "0.97", "interval": "0.97-0.98", "all reads": 0.005079, "linked reads": 0.0004736, "all reads (cumsum)": 0.7411, "linked reads (cumsum)": 0.9748, "range_label": "0.97-0.98", "all reads (inferred)": 0.4201, "linked reads (inferred)": 0.9397, "right_edge": 0.98}, {"bin": "0.98", "interval": "0.98-0.99", "all reads": 0.004969, "linked reads": 0.0004908, "all reads (cumsum)": 0.7461, "linked reads (cumsum)": 0.9752, "range_label": "0.98-0.99", "all reads (inferred)": 0.4204, "linked reads (inferred)": 0.9402, "right_edge": 0.99}, {"bin": "0.99", "interval": "0.99-1.0", "all reads": 0.2539, "linked reads": 0.02476, "all reads (cumsum)": 1.0, "linked reads (cumsum)": 1.0, "range_label": "0.99-1.0", "all reads (inferred)": 1.0, "linked reads (inferred)": 1.0, "right_edge": 1.0}]}}
